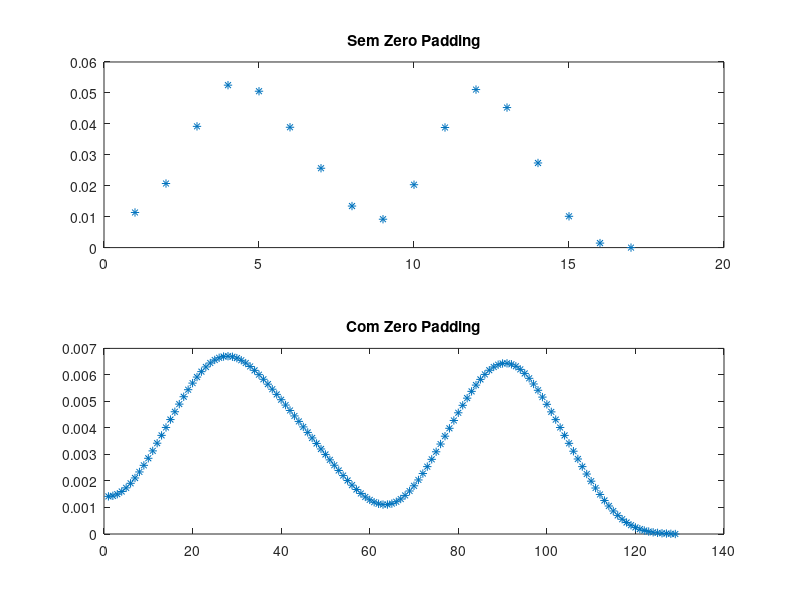

The MATLAB script that drew this image:
load short.mat
N = 32;
t = (1:N);

f = (1:N/2+1);
X = 2*abs(fft(x))/N;
X = X(1:N/2+1);

xz = [x zeros(1,224)];
Nz = length(xz);
fz = (1:Nz/2+1);
Xz = 2*abs(fft(xz))/Nz;
Xz = Xz(1:Nz/2+1);

subplot(211);
plot(f,X,'*');title('Sem Zero Padding');
subplot(212);
plot(fz,Xz,'*');title('Com Zero Padding');
